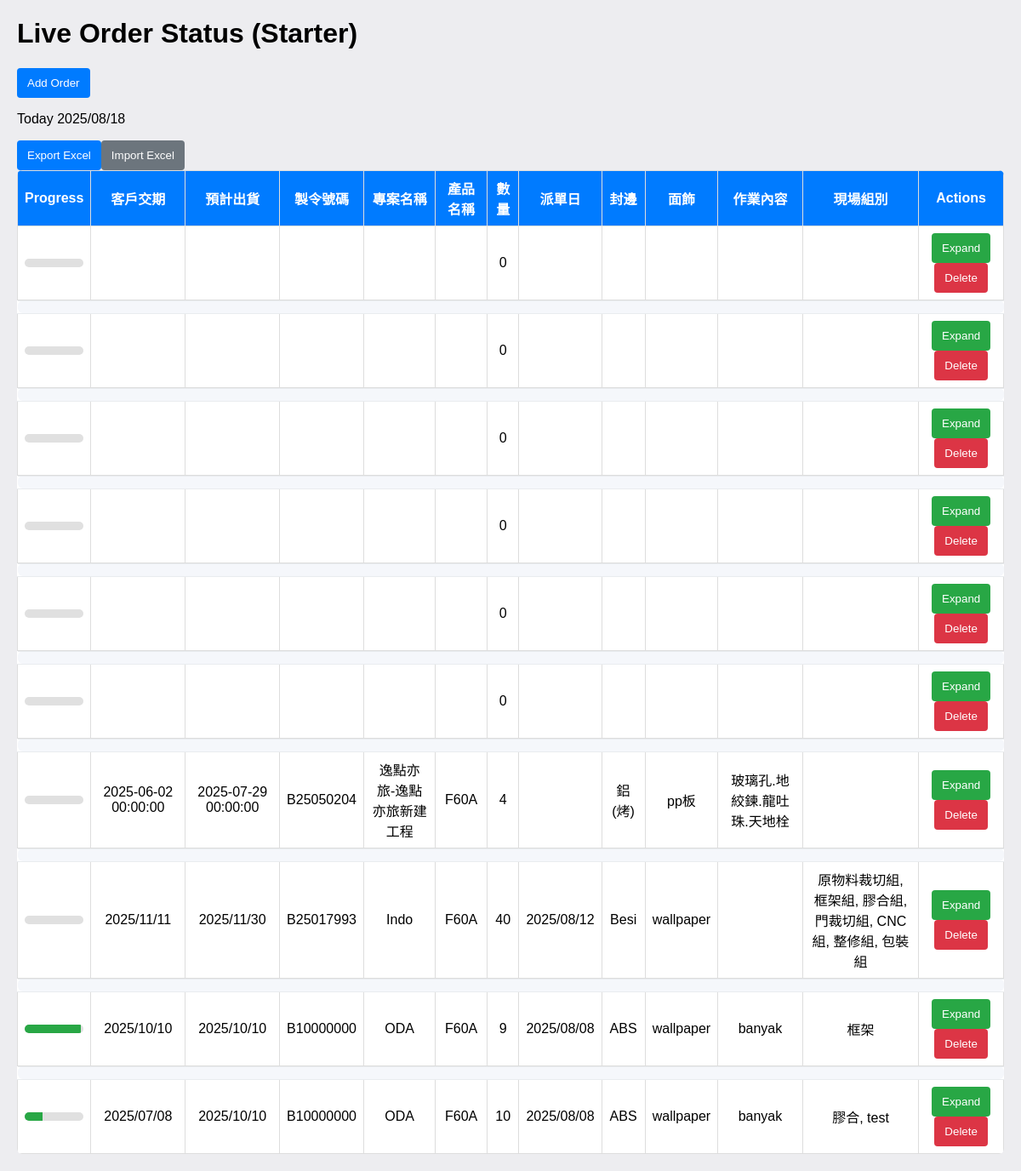
The page / on the database its author committed.
### models.py (models this page shows)
class Order(Base):
    __tablename__ = "orders"
    id = Column(Integer, primary_key=True, autoincrement=True)
    manufacture_code = Column(String)
    customer        = Column(String)
    product         = Column(String)
    demand_date     = Column(String)   # stored as text like "YYYY/MM/DD"
    delivery        = Column(String)   # stored as text
    quantity        = Column(Integer, default=0)
    datecreate      = Column(String)   # stored as text
    fengbian        = Column(String)
    wallpaper       = Column(String)
    jobdesc         = Column(Text)
    created_at = Column(DateTime, default=datetime.utcnow)
    updated_at = Column(DateTime)
    tasks = relationship("Task", back_populates="order", cascade="all, delete-orphan")

class Task(Base):
    __tablename__ = "sub_tasks"
    __table_args__ = {'sqlite_autoincrement': True}
    id = Column(Integer, primary_key=True, autoincrement=True)
    order_id = Column(Integer, ForeignKey("orders.id"), nullable=False)
    group = Column("group", String, nullable=True)
    task  = Column(String, nullable=True)
    quantity = Column(Integer, nullable=True)
    completed = Column(Integer, nullable=True, default=0)
    start_time = Column(DateTime)      # may be NULL in DB
    stop_time  = Column(DateTime)
    duration_minutes = Column(Integer)
    order    = relationship("Order", back_populates="tasks")
    history  = relationship("TaskHistory", back_populates="task", cascade="all, delete-orphan")

### app.py (the view)
@app.route("/")
def home():
    with SessionLocal() as session:
        orders = session.query(Order).order_by(Order.id.desc()).all()
        today = datetime.today().strftime("%Y/%m/%d")
        vm = []
        for o in orders:
            done_q, total_q = order_progress(o)
            vm.append({
                "id": o.id,
                "manufacture_code": o.manufacture_code or "",
                "customer": o.customer or "",
                "product": o.product or "",
                "demand_date": o.demand_date or "",
                "delivery": o.delivery or "",
                "quantity": o.quantity or 0,
                "datecreate": o.datecreate or "",
                "fengbian": o.fengbian or "",
                "wallpaper": o.wallpaper or "",
                "jobdesc": o.jobdesc or "",
                "active_groups": ", ".join(recalc_active_groups(o)),
                "progress": (done_q, total_q),
                "sub_tasks": [
                    {
                        "id": t.id,
                        "group": t.group or "",
                        "task": t.task or "",
                        "quantity": t.quantity or 0,
                        "completed": t.completed or 0,
                        "remaining": max(0, (t.quantity or 0) - (t.completed or 0)),
                        "running": bool(getattr(t, "start_time", None) and not getattr(t, "stop_time", None)),
                        "started_at": (t.start_time.isoformat() if getattr(t, "start_time", None) else None),
                    } for t in o.tasks
                ]
            })
        return render_template("index.html", orders=vm, today_date=today)

### app.py (called while the page is built)
def recalc_active_groups(order):
    groups = []
    for t in order.tasks:
        remaining = max(0, (t.quantity or 0) - (t.completed or 0))
        if remaining > 0 and t.group and t.group not in groups:
            groups.append(t.group)
    return groups

def order_progress(order):
    total_q = sum((t.quantity or 0) for t in order.tasks)
    done_q = sum((t.completed or 0) for t in order.tasks)
    return (done_q, total_q)

### templates/index.html (shortened to what this page needs)
<!DOCTYPE html>
<html lang="zh">
<head>
</head>
<body>
  <h1>Live Order Status (Starter)</h1>
  <button class="btn" onclick="openModal('modal-order')">Add Order</button>
  <p>Today {{ today_date }}</p>
  <table>
    <tr>
      <th>Progress</th>
      <th>客戶交期</th>
      <th>預計出貨</th>
      <th>製令號碼</th>
      <th>專案名稱</th>
      <th>產品名稱</th>
      <th>數量</th>
      <th>派單日</th>
      <th>封邊</th>
      <th>面飾</th>
      <th>作業內容</th>
      <th>現場組別</th>
      <th>Actions</th>
    </tr>
    {% for o in orders %}
    <tr id="order-{{o.id}}">
      <td>
        {% set done = o.progress[0] %}
        {% set total = o.progress[1] if o.progress[1] else 1 %}
        <div class="progress-bar">
          <div class="progress-fill" style="width: {{ (done/total)*100 }}%"></div>
        </div>
      </td>
      <td>{{ o.demand_date }}</td>
      <td>{{ o.delivery }}</td>
      <td>{{ o.manufacture_code }}</td>
      <td>{{ o.customer }}</td>
      <td>{{ o.product }}</td>
      <td>{{ o.quantity }}</td>
      <td>{{ o.datecreate }}</td>
      <td>{{ o.fengbian }}</td>
      <td>{{ o.wallpaper }}</td>
      <td>{{ o.jobdesc }}</td>
      <td id="groups-{{o.id}}">{{ o.active_groups }}</td>
      <td>
        <button class="btn green" onclick="toggleDetails({{o.id}})">Expand</button>
        <button class="btn red" onclick="deleteOrder({{ o.id }})">Delete</button>
      </td>
    </tr>
    <tr>
      <td colspan="13" style="padding:0; border:0">
      </td>
    </tr>
    {% if not loop.last %}
    <tr class="order-gap"><td colspan="13" aria-hidden="true"></td></tr>
    {% endif %}
    {% endfor %}
  <button class="btn" onclick="location.href='/export/orders.xlsx'">Export Excel</button>
  <button class="btn gray" onclick="openModal('modal-import')">Import Excel</button>
</body>
</html>

### templates/index.html (style rules this page uses)
body { font-family:Arial, sans-serif;background:#ededf0;margin:20px }
table { width:100%;border-collapse:collapse;background:#fff;border-radius:6px;overflow:hidden }
th,td { border:1px solid #ddd;padding:8px;text-align:center }
th { background:#007bff;color:#fff }
.progress-bar { width:100%;height:10px;background:#e0e0e0;border-radius:6px;overflow:hidden }
.progress-fill { height:100%;background:#28a745;transition:width .3s }
.btn { padding:10px 12px;border:0;border-radius:4px;color:#fff;background:#007bff;cursor:pointer }
.btn.green { background:#28a745 }
.btn.red { background: #dc3545; }
.btn.gray { background: #6c757d; }
.order-gap td { height: 14px; padding: 0; border: 0; background: #f5f7fb; border-top: 1px solid #e9ecef; border-bottom: 1px solid #e9ecef; border-radius: 6px; }

### rows shown on the page
Order: demand_date "2025-06-02 00:00:00", delivery "2025-07-29 00:00:00", manufacture_code "B25050204", customer "逸點亦旅-逸點亦旅新建工程", product "F60A", quantity "4", fengbian "鋁(烤)", wallpaper "pp板", jobdesc "玻璃孔.地絞鍊.龍吐珠.天地栓"
Order: demand_date "2025/11/11", delivery "2025/11/30", manufacture_code "B25017993", customer "Indo", product "F60A", quantity "40", datecreate "2025/08/12", fengbian "Besi", wallpaper "wallpaper", active_groups "原物料裁切組, 框架組, 膠合組, 門裁切組, CNC組, 整修組, 包裝組"
Order: demand_date "2025/10/10", delivery "2025/10/10", manufacture_code "B10000000", customer "ODA", product "F60A", datecreate "2025/08/08", fengbian "ABS", wallpaper "wallpaper", jobdesc "banyak"
Task: active_groups "框架"
Order: {{ (done/total)*100 }} 30.76923076923077 (drawn), demand_date "2025/07/08", delivery "2025/10/10", manufacture_code "B10000000", customer "ODA", product "F60A", quantity "10", datecreate "2025/08/08", fengbian "ABS", wallpaper "wallpaper", jobdesc "banyak", active_groups "膠合, test"

### other values the page prints
{{ o.quantity }} "0" "0" "0" "0" "0" "0" "9"
